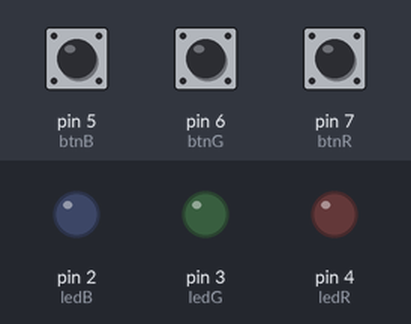
Simulated run of this sketch. Board: Arduino Uno, built with avr-gcc and run on an emulated ATmega328P. Parts: output pins drawn as LEDs (lit = HIGH). The test bench sets the inputs (shaded band); at power-on: pin 5 (btnB) HIGH, pin 6 (btnG) HIGH, pin 7 (btnR) HIGH.

Above: at 1.2 s.
1.3 s: pin 5 (btnB) pulled LOW for 0.15 s
At 1.9 s:
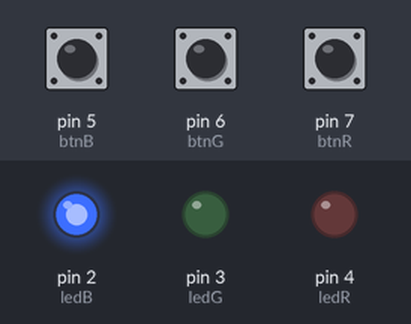
2.9 s: pin 6 (btnG) pulled LOW for 0.15 s
At 4.2 s:
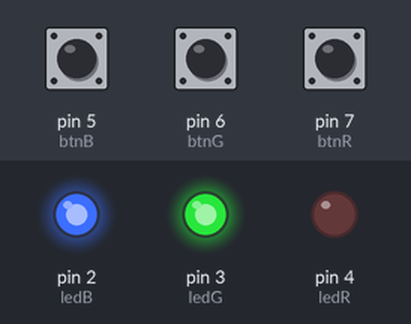
4.5 s: pin 7 (btnR) pulled LOW for 0.15 s
At 5.7 s:
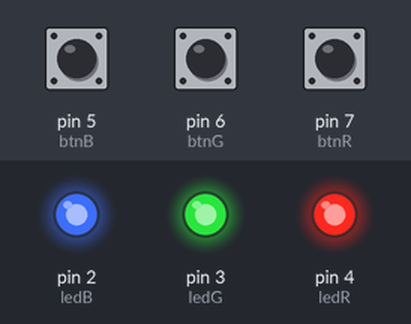
6.1 s: pin 5 (btnB) pulled LOW for 1 s
At 8.0 s:
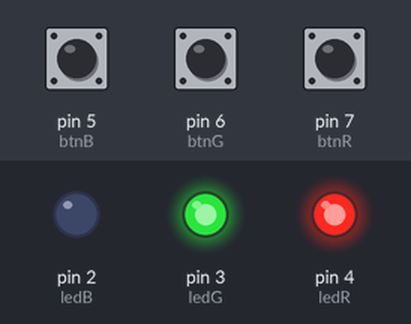
8.6 s: pin 6 (btnG) pulled LOW for 1 s
At 10.1 s:
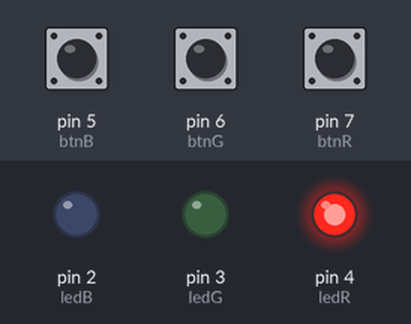
11.1 s: pin 5 (btnB) pulled LOW for 0.15 s
At 11.7 s:
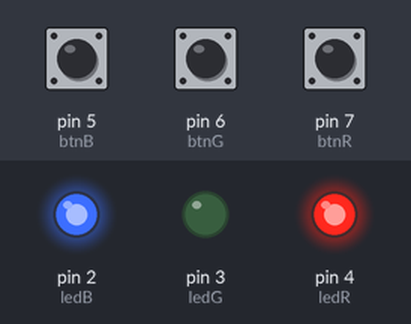
Timing chart, 0 to 13.7 s (numbered marks = the images above; inputs shaded):
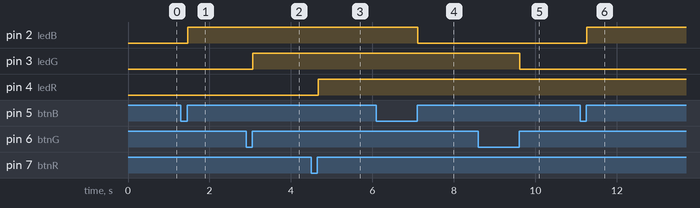

The sketch:

Aula8.ino
```cpp
#define btnR 7
#define btnG 6
#define btnB 5

#define ledR 4
#define ledG 3
#define ledB 2

bool btnRPressed;
bool btnGPressed;
bool btnBPressed;

bool CheckBtnClicked(int, bool&);

void setup()
{
   pinMode(btnR, INPUT_PULLUP);
   pinMode(btnG, INPUT_PULLUP);
   pinMode(btnB, INPUT_PULLUP);

   pinMode(ledR, OUTPUT);
   pinMode(ledG, OUTPUT);
   pinMode(ledB, OUTPUT);
}

void loop()
{
  delay(20); // Top avoid contact bounce

  if( CheckBtnClicked(btnR, btnRPressed))
    digitalWrite(ledR, digitalRead(ledR) == HIGH ? LOW : HIGH);

  if( CheckBtnClicked(btnG, btnGPressed))
    digitalWrite(ledG, digitalRead(ledG) == HIGH ? LOW : HIGH);

  if( CheckBtnClicked(btnB, btnBPressed))
    digitalWrite(ledB, digitalRead(ledB) == HIGH ? LOW : HIGH);
}

bool CheckBtnClicked(int btn, bool& btnPressed)
{
  if(digitalRead(btn) == LOW && !btnPressed)
  {
    btnPressed = true;
  }
  else if(digitalRead(btn) == HIGH && btnPressed)
  {
    btnPressed = false;
    return true;
  }
  return false;
}
```

Measured:
- after the input at 1.3 s, pin 2 (ledB): LOW → HIGH after 0.16 s
- after the input at 2.9 s, pin 3 (ledG): LOW → HIGH after 0.17 s
- after the input at 4.5 s, pin 4 (ledR): LOW → HIGH after 0.17 s
- after the input at 6.1 s, pin 2 (ledB): HIGH → LOW after 1.0 s
- after the input at 8.6 s, pin 3 (ledG): HIGH → LOW after 1.0 s
- after the input at 11.1 s, pin 2 (ledB): LOW → HIGH after 0.16 s
